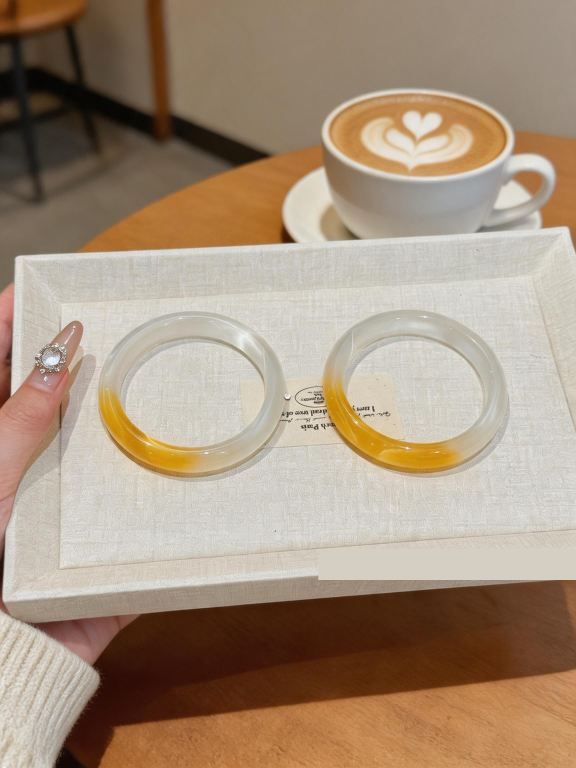
#> input picture ai-image-mvp/test-artifacts/doubao-batch-20260424-002349/微信图片_20260423193909_3_309-doubao-batch.png, 1728 x 2304 px (shown at 1/3 size)
$ python -i image_utils.py   (imports and definitions only)
#> lines starting #> are read from the running program, lines starting #| are printed output that depends on the picture
#> further down, picture is the input picture: PIL image 1728x2304 RGB; mean R, G, B 166.3, 145.8, 124.8
"""Image helpers used by the Streamlit MVP."""

from __future__ import annotations

import io
import re
import statistics
from pathlib import Path
from typing import Iterable, Sequence

from PIL import Image, ImageDraw, UnidentifiedImageError


DEFAULT_SUFFIX = "result"
MAX_IMAGE_PIXELS = 40_000_000
MAX_PROVIDER_IMAGE_EDGE = 2048
PROVIDER_JPEG_QUALITY = 90
_OCR_READER = None


class ImageUtilsError(RuntimeError):
    """Raised when the app cannot read or normalize an image."""


# [297 lines left out: functions split_keywords, build_output_filename, build_provider_input_filename, guess_image_mime_type, sanitize_filename, load_image_from_bytes and 12 more, not called in this run]


def _remove_bottom_right_light_watermark(image: Image.Image) -> tuple[Image.Image, bool]:
    """
    Detect a likely pale watermark in the bottom-right corner and cover it.

    This keeps the MVP lightweight and follows the same "sample nearby background
    then fill the watermark box" idea as the reference project.
    """
    rgb_image = image.convert("RGB")
    width, height = rgb_image.size
#> width = 1728; height = 2304
    crop_box = (
        int(width * 0.56),
        int(height * 0.72),
        width,
        height,
    )
#> crop_box = (967, 1658, 1728, 2304)
    cropped = rgb_image.crop(crop_box)
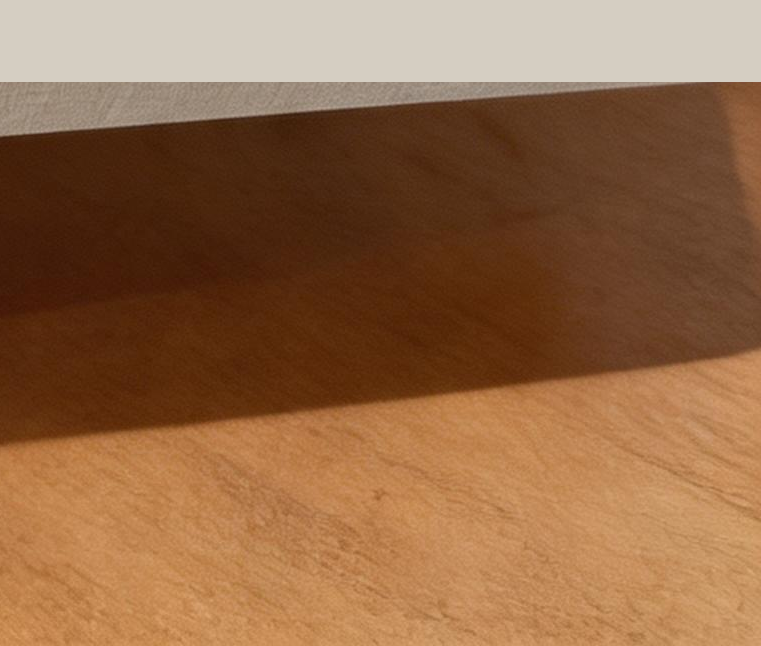
#> cropped: PIL image 761x646 RGB; mean R, G, B 146.7, 104.5, 70.9
    hsv = cropped.convert("HSV")
#> hsv: PIL image 761x646 HSV; mean H, S, V 18.8, 149.3, 146.7

    points: list[tuple[int, int]] = []
    crop_width, crop_height = cropped.size
#> crop_width = 761; crop_height = 646

    for y in range(crop_height):
        for x in range(crop_width):
            hue, saturation, value = hsv.getpixel((x, y))
            red, green, blue = cropped.getpixel((x, y))

            is_neutral = max(abs(red - green), abs(green - blue), abs(red - blue)) <= 18
            if saturation < 48 and 150 <= value <= 250 and is_neutral:
                points.append((x, y))
#> after the loop, points = []

    if len(points) < 24:
        return image, False

    xs = [point[0] for point in points]
    ys = [point[1] for point in points]
    x1, x2 = min(xs), max(xs)
    y1, y2 = min(ys), max(ys)

    bbox_width = x2 - x1 + 1
    bbox_height = y2 - y1 + 1
    area_ratio = (bbox_width * bbox_height) / max(1, crop_width * crop_height)
    if area_ratio > 0.35 or bbox_width < 24 or bbox_height < 10:
        return image, False

    full_x1 = crop_box[0] + x1
    full_x2 = crop_box[0] + x2
    full_y1 = crop_box[1] + y1
    full_y2 = crop_box[1] + y2

    fill_color = _sample_background_from_pil(rgb_image, full_x1, full_y1, full_x2, full_y2)
    draw = ImageDraw.Draw(rgb_image)
    padding = 12
    draw.rectangle(
        [
            max(0, full_x1 - padding),
            max(0, full_y1 - padding),
            min(width, full_x2 + padding),
            min(height, full_y2 + padding),
        ],
        fill=fill_color,
    )
    return rgb_image, True


# [29 lines left out: function _sample_background_from_pil, not called in this run]

>>> from PIL import Image
>>> picture = Image.open('../test-artifacts/doubao-batch-20260424-002349/微信图片_20260423193909_3_309-doubao-batch.png')
>>> result = _remove_bottom_right_light_watermark(picture)

$ run again, on ai-image-mvp/test-artifacts/doubao-batch-20260424-002349/微信图片_20260423193910_4_309-doubao-batch.png
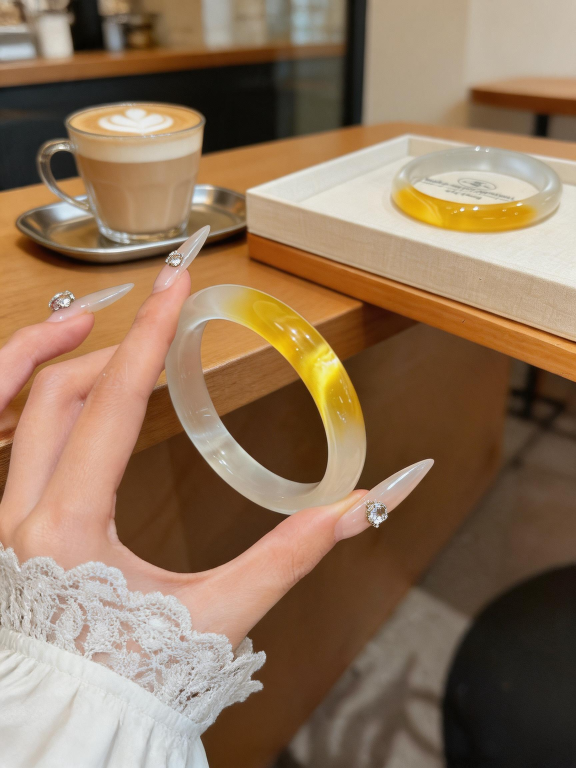
#> input picture ai-image-mvp/test-artifacts/doubao-batch-20260424-002349/微信图片_20260423193910_4_309-doubao-batch.png, 1728 x 2304 px (shown at 1/3 size)
#> picture is the input picture: PIL image 1728x2304 RGB; mean R, G, B 143.5, 117.1, 92
#> in _remove_bottom_right_light_watermark, `cropped = rgb_image.crop(crop_box)`:
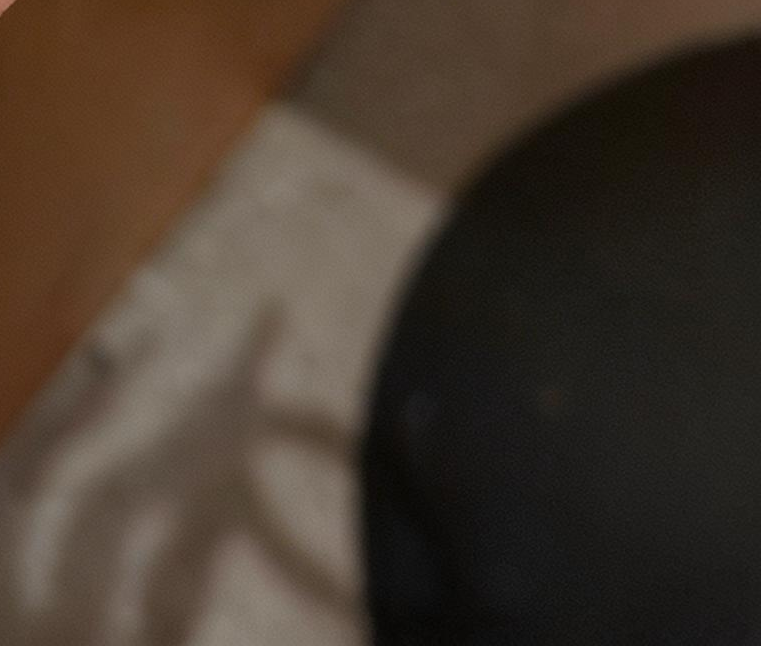
#> cropped: PIL image 761x646 RGB; mean R, G, B 69.2, 56.8, 45.7
#> hsv: PIL image 761x646 HSV; mean H, S, V 25, 80.2, 69.2
#> after the loop in _remove_bottom_right_light_watermark, `for y in range(crop_height):`: points = []

$ run again, on ai-image-mvp/test-artifacts/doubao-batch-20260424-002349/微信图片_20260423193913_6_309-doubao-batch.png
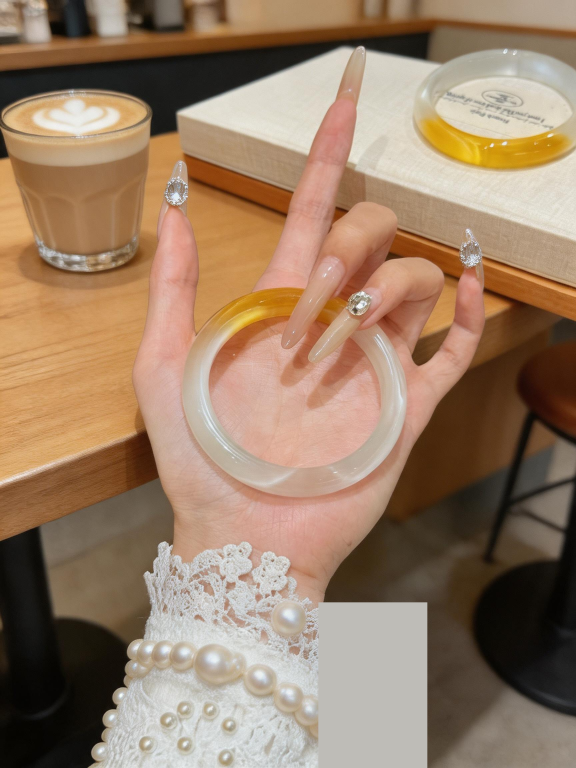
#> input picture ai-image-mvp/test-artifacts/doubao-batch-20260424-002349/微信图片_20260423193913_6_309-doubao-batch.png, 1728 x 2304 px (shown at 1/3 size)
#> picture is the input picture: PIL image 1728x2304 RGB; mean R, G, B 153.3, 126.5, 103
#> in _remove_bottom_right_light_watermark, `cropped = rgb_image.crop(crop_box)`:
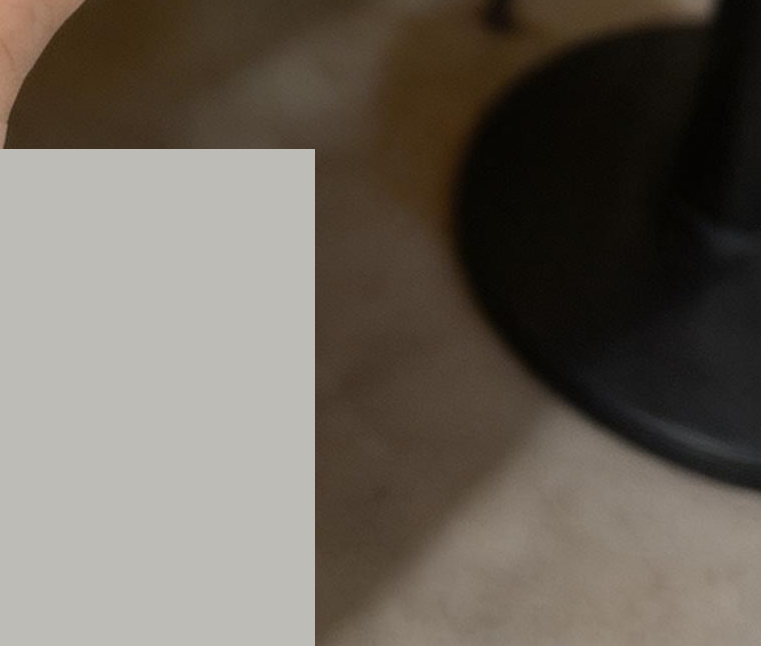
#> cropped: PIL image 761x646 RGB; mean R, G, B 106.6, 99.1, 89.8
#> hsv: PIL image 761x646 HSV; mean H, S, V 27.2, 66.1, 106.7
#> after the loop in _remove_bottom_right_light_watermark, `for y in range(crop_height):`: points = 156555 items
#> x1 = 0; x2 = 314
#> y1 = 149; y2 = 645
#> bbox_width = 315
#> bbox_height = 497
#> area_ratio = 0.318
#> full_x1 = 967
#> full_x2 = 1281
#> full_y1 = 1807
#> full_y2 = 2303
#> left_start = 907
#> left_end = 962
#> after the loop in _sample_background_from_pil, `for px in range(left_start, left_end):`: samples = 27335 items
#> red = 190
#> green = 188
#> blue = 183
#> fill_color = (190, 188, 183)
